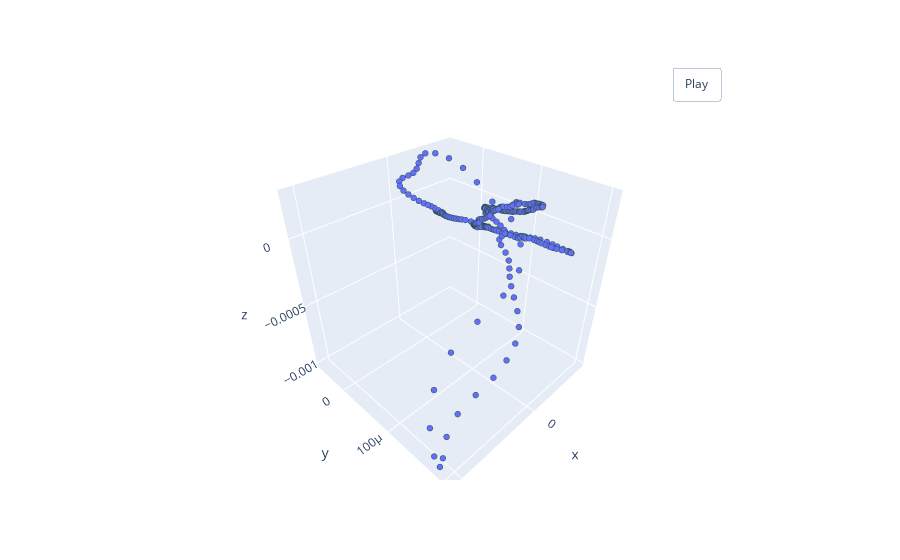

Write notebook code for a chart like this one.
### Markdown cell above
Демонстрация нормализации (StandardScaler) исходных облаков точек:

### Code cell
file_path = 'final_pointcloud_dataset/train/AG2_period_3.csv'
#file_path_normalized = 'final_pointcloud_dataset_normalized/train/AG2_period_3.csv'

print('Исходное облако точек:')
# Чтение CSV-файла
df = pd.read_csv(file_path)
point_cloud_array = df[['x', 'y', 'z']].values
pcshow(*point_cloud_array.T)


#print('Нормализованное облако точек:')
# Чтение CSV-файла
#df_normalized = pd.read_csv(file_path_normalized)
#point_cloud_array = df_normalized[['x', 'y', 'z']].values
#pcshow(*point_cloud_array.T)

### Figure 1 — Plotly figure (JSON) as saved in the notebook; plotly's stock layout.template omitted (floating-point values rounded to 4 significant figures; data arrays with more than 128 entries replaced by an {"elided": "..."} marker saying what was removed)
{"data": [{"marker": {"line": {"color": "DarkSlateGrey", "width": 2}, "size": 2}, "mode": "markers", "type": "scatter3d", "x": {"elided": "375 float values"}, "y": {"elided": "375 float values"}, "z": {"elided": "375 float values"}}], "layout": {"updatemenus": [{"buttons": [{"args": [null, {"frame": {"duration": 50, "redraw": true}, "fromcurrent": true, "mode": "immediate", "transition": {"duration": 0}}], "label": "Play", "method": "animate"}], "pad": {"r": 10, "t": 45}, "showactive": false, "type": "buttons", "x": 0.8, "xanchor": "left", "y": 1, "yanchor": "bottom"}]}}
